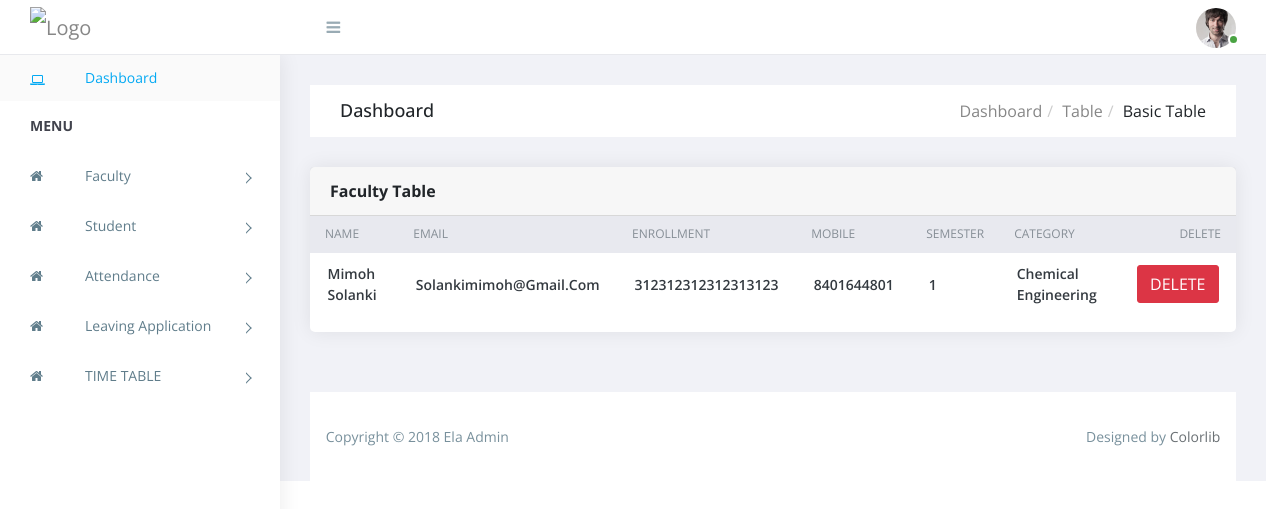
Screenshot of /admin/viewstudent.php with the database file from the repository.
### tables this page shows
CREATE TABLE `student` (
  `id` int(255) NOT NULL,
  `name` varchar(100) NOT NULL,
  `email` varchar(200) NOT NULL,
  `enrollment` varchar(20) NOT NULL,
  `mobile` varchar(20) NOT NULL,
  `semester` int(255) NOT NULL,
  `department_id` int(11) NOT NULL
);

CREATE TABLE `department` (
  `id` int(255) NOT NULL,
  `name` varchar(100) NOT NULL
);

### admin/include/Database.php (called while the page is built, shortened)
<?php
class Database{
   function db_connect(){
    $this->host = 'localhost';
    $this->user = 'root';
    $this->pass = '';
    $this->db = 'onlineattendance';
    $this->mysqli = new mysqli($this->host, $this->user, $this->pass, $this->db);
    return $this->mysqli;
  }
}
?>

### admin/viewstudent.php (the view, shortened to what this page needs)
<!doctype html>
<html class="no-js" lang="">
<head>
    <link rel="stylesheet" href="assets/css/normalize.css">
    <link rel="stylesheet" href="assets/css/bootstrap.min.css">
    <link rel="stylesheet" href="assets/css/font-awesome.min.css">
    <link rel="stylesheet" href="assets/css/themify-icons.css">
    <link rel="stylesheet" href="assets/css/pe-icon-7-filled.css">
    <link rel="stylesheet" href="assets/css/flag-icon.min.css">
    <link rel="stylesheet" href="assets/css/cs-skin-elastic.css">
    <link rel="stylesheet" href="assets/css/style.css">
</head>
<body>
    <?php include("include/header.php");?>
    <div id="right-panel" class="right-panel">
        <?php include("include/top_head.php"); ?>
        <div class="breadcrumbs">
            <div class="breadcrumbs-inner">
                <div class="row m-0">
                    <div class="col-sm-4">
                        <div class="page-header float-left">
                            <div class="page-title">
                                <h1>Dashboard</h1>
                            </div>
                        </div>
                    </div>
                    <div class="col-sm-8">
                        <div class="page-header float-right">
                            <div class="page-title">
                                <ol class="breadcrumb text-right">
                                    <li><a href="#">Dashboard</a></li>
                                    <li><a href="#">Table</a></li>
                                    <li class="active">Basic table</li>
                                </ol>
                            </div>
                        </div>
                    </div>
                </div>
            </div>
        </div>
        <div class="content">
            <?php
            require "include/Database.php";
$db = new Database();
            $selectQuery = "SELECT * FROM `student`";
            $result = mysqli_query($db->db_connect(),$selectQuery);
            ?>
            <div class="row">
                <div class="col-lg-12">
                    <div class="card">
                        <div class="card-header">
                            <strong class="card-title">Faculty Table</strong>
                        </div>
                        <div class="table-stats order-table ov-h">
                            <table class="table ">
                                <thead>
                                    <tr>
                                        <th>Name</th>
                                        <th>EMAIL</th>
                                        <th>Enrollment</th>
                                        <th>MOBILE</th>
                                        <th>Semester</th>
                                        <th>CATEGORY</th>
                                        <th>DELETE</th>
                                    </tr>
                                </thead>
                                <tbody>
                                    <?php
                            while($row =  mysqli_fetch_row($result))
                            {
                                ?>
                                    <tr>
                                        <td class="name">
                                            <?php echo $row[1]; ?>
                                        </td>
                                        <td class="name">
                                            <?php echo $row[2]; ?>
                                        </td>
                                        <td>
                                            <?php echo $row[3]; ?>
                                        </td>
                                        <td> <?php echo $row[4]; ?> </td>
                                        <td> <?php echo $row[5]; ?> </td>
 <td>
<?php
                                $selectCategory = "SELECT * FROM `department` WHERE `id`=$row[6]";
                                $result1 = mysqli_query($db->db_connect(),$selectCategory);
                                while($row1 = mysqli_fetch_row($result1))
                                {
                                    echo $row1[1];
                                }
                                ?>
  </td>
                                        <td>
                                            <a class="btn btn-danger" href="deletestudent.php?id=<?php echo $row[0]; ?>">DELETE</a>
                                        </td>
                                    </tr>
                                    <?php
                            }
                                    ?>
                                </tbody>
                            </table>
                        </div>
                    </div>
                </div>
            </div>
        </div>
        <footer class="site-footer">
            <div class="footer-inner bg-white">
                <div class="row">
                    <div class="col-sm-6">
                        Copyright &copy; 2018 Ela Admin
                    </div>
                    <div class="col-sm-6 text-right">
                        Designed by <a href="https://colorlib.com">Colorlib</a>
                    </div>
                </div>
            </div>
        </footer>
    </div>
</body>
</html>

### admin/assets/css/style.css (style rules this page uses)
.bg-white { background-color: #fff; }
body { display: table; font-family: "Open Sans", sans-serif; font-size: 16px; width: 100%; }
a, button { text-decoration: none; outline: none !important; color: #878787; -webkit-transition: all 0.25s ease; transition: all 0.25s ease; }
h1, h2, h3, h4, h5, h6 { margin: 0; }
ul, ol { padding-left: 0; }
.ov-h { overflow: hidden; }
.btn, button, input, textarea { -webkit-box-shadow: none; box-shadow: none; outline: 0 !important; }
.btn { border-radius: 3px; }
.order-table { position: relative; }
.order-table:after, .order-table:before { content: ""; position: absolute; top: 0px; height: 37px; width: 10px; background: #e8e9ef; }
.order-table:after { right: -1px; }
.order-table:before { left: -1px; }
.order-table tr th { background: #e8e9ef; }
.order-table tr td:last-child, .order-table tr th:last-child { text-align: right; }
.order-table tr:last-child td { border: none; }
.right-panel { background: #f1f2f7; margin-left: 280px; margin-top: 55px; }
.right-panel .breadcrumbs { float: left; margin-top: 30px; padding: 0 1.875em; width: 100%; }
.right-panel .breadcrumbs .breadcrumbs-inner { background-color: #fff; }
.right-panel .page-header { min-height: 50px; margin: 0px; padding: 0px 15px; background: #ffffff; border-bottom: 0px; }
.right-panel .page-header h1 { font-size: 18px; padding: 15px 0; }
.right-panel .page-header .breadcrumb { margin: 0px; padding: 13.5px 0; background: #fff; text-transform: capitalize; }
.right-panel .page-header .breadcrumb > li + li:before { padding: 0 5px; color: #ccc; content: "/\00a0"; }
.content { float: left; padding: 1.875em; width: 100%; }
.card { margin-bottom: 1.875em; border-radius: 5px; padding: 0; border: 0px solid transparent; -webkit-box-shadow: 0 0 20px rgba(0, 0, 0, 0.08); box-shadow: 0 0 20px rgba(0, 0, 0, 0.08); }
.table-stats table { font-family: 'Open Sans'; }
.table-stats table th, .table-stats table td { border: none; border-bottom: 1px solid #e8e9ef; color: #868e96; font-size: 12px; font-weight: normal; padding: .75em 1.25em; text-transform: uppercase; }
.table-stats table td { color: #343a40; font-size: 14px; font-weight: 600; text-transform: capitalize; vertical-align: middle; }
.btn, .button { display: inline-block; font-weight: 400; text-align: center; white-space: nowrap; vertical-align: middle; -webkit-transition: all .15s ease-in-out; transition: all .15s ease-in-out; border-radius: 3; cursor: pointer; }
footer.site-footer { padding: 0 1.875em; }
footer.site-footer .footer-inner { color: #78909c; font-family: 'Open Sans'; font-size: 14px; line-height: 1.5; padding: 2.45em 1.125em; }
footer.site-footer .footer-inner a { color: #6a7074; }

### rows the page displays
student: name "Mimoh Solanki", email "Solankimimoh@gmail.com", enrollment "312312312312313123", mobile "8401644801", semester "1"
department: name "Chemical Engineering"
